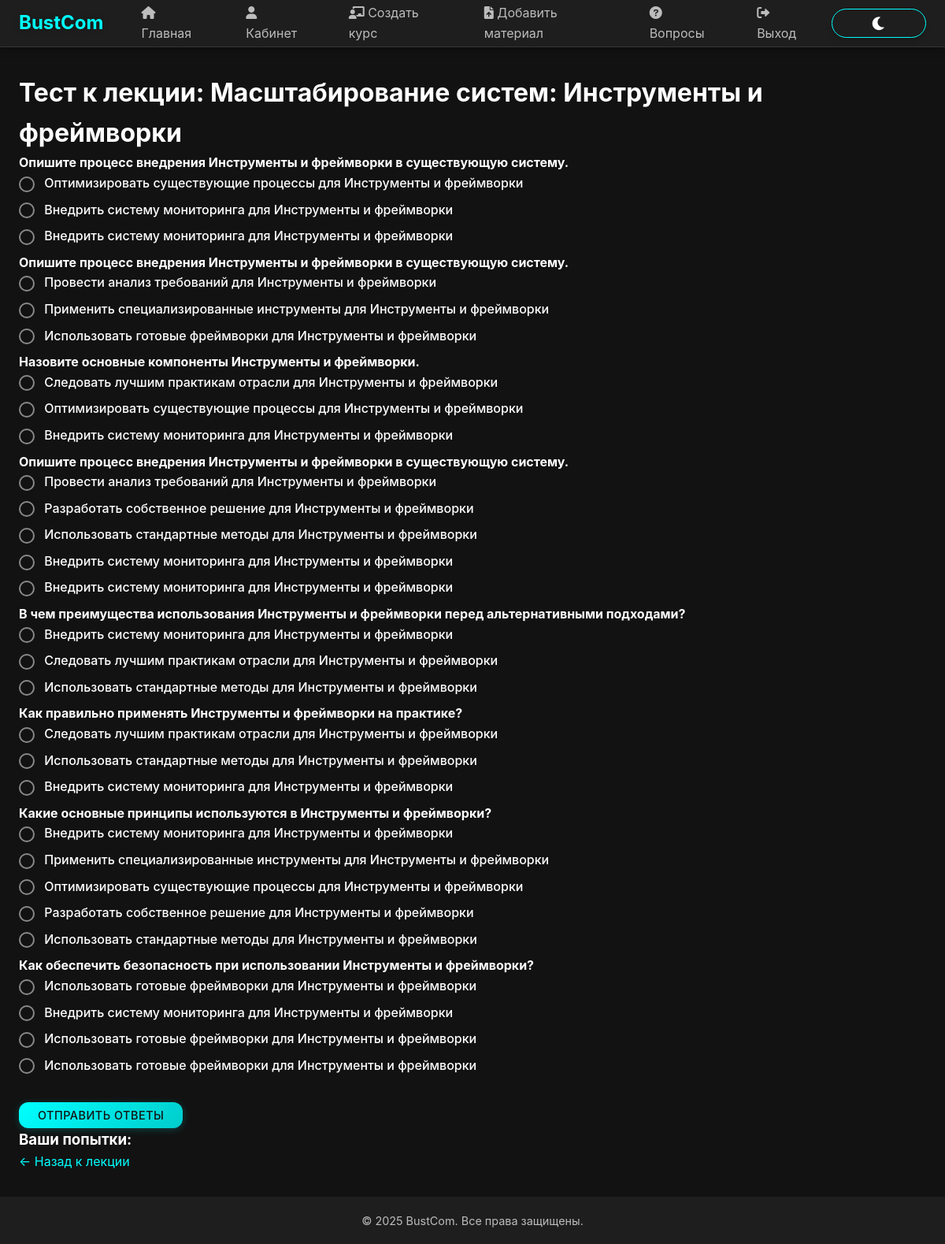
The page /lecture/19/test/20/ (signed in) on the database its author committed.
### bustComProj/models.py (models this page shows, shortened)
class Lecture(models.Model):
    course = models.ForeignKey(Course, on_delete=models.CASCADE)
    title = models.CharField(max_length=100)
    order_num = models.IntegerField()
    class Meta:
        verbose_name = 'Лекция'
        verbose_name_plural = 'Лекции'

class Question(models.Model):
    test = models.ForeignKey(Test, on_delete=models.CASCADE)
    question_text = models.TextField()
    question_type_choices = [('один', 'Один ответ'), ('несколько', 'Несколько ответов'), ('ввод', 'Ввод текста')]
    question_type = models.CharField(max_length=10, choices=question_type_choices)
    class Meta:
        verbose_name = 'Вопрос'
        verbose_name_plural = 'Вопросы'

class Answer(models.Model):
    question = models.ForeignKey(Question, on_delete=models.CASCADE)
    answer_text = models.TextField()
    is_correct = models.BooleanField()
    class Meta:
        verbose_name = 'Ответ'
        verbose_name_plural = 'Ответы'

### bustComProj/views.py (the view, shortened to what this page needs)
# urls.py: path('lecture/<int:lecture_id>/test/<int:test_id>/', lecture_test, name='lecture_test'),
@login_required
def lecture_test(request, lecture_id, test_id):
    lecture = get_object_or_404(Lecture, id=lecture_id)
    test = get_object_or_404(Test, id=test_id, lecture=lecture)
    questions = Question.objects.filter(test=test).prefetch_related('answer_set')
    attempts = TestAttempt.objects.filter(user=request.user, test=test).order_by('-attempt_date')
    return render(request, 'bustComProj/lecture_test.html', {
        'lecture': lecture, 'test': test, 'questions': questions, 'attempts': attempts
    })

### bustComProj/templates/bustComProj/lecture_test.html (shortened to what this page needs)
{% extends 'bustComProj/base.html' %}
{% block content %}
    <h1>Тест к лекции: {{ lecture.title }}</h1>
    {% if questions %}
        <form method="post">
            {% for question in questions %}
                <p><strong>{{ question.question_text }}</strong></p>
                {% for answer in question.answer_set.all %}
                    <label>
                        <input type="radio" name="question_{{ question.id }}" value="{{ answer.id }}">
                        {{ answer.answer_text }}
                    </label><br>
                {% endfor %}
            {% endfor %}
            <br>
            <button type="submit">Отправить ответы</button>
        </form>
    {% else %}
        <p>Тест еще не добавлен.</p>
        {% if user.profile.role == "teacher" or user.profile.role == "admin" %}
            <a href="{% url 'add_test' lecture.id %}" class="btn">Добавить тест</a>
        {% endif %}
    {% endif %}
    <h3>Ваши попытки:</h3>
    <a href="{% url 'lecture_detail' lecture.id %}">← Назад к лекции</a>
{% endblock %}

### bustComProj/static/css/enhanced.css (style rules this page uses)
.btn, button, input[type="submit"], input[type="button"], .btn-primary, .btn-secondary, .btn-success, .btn-danger, .btn-info, .btn-warning, .btn-outline-primary, .btn-outline-secondary, .btn-outline-success, .btn-outline-danger, .btn-outline-info, .btn-outline-warning, a.btn, a.btn-action, a.btn-outline { display: inline-flex; align-items: center; justify-content: center; gap: 8px; padding: 12px 24px; border-radius: 8px; font-size: 1rem; font-weight: 600; text-decoration: none; cursor: pointer; transition: all 0.3s ease; box-shadow: 0 4px 6px rgba(0, 0, 0, 0.15); border: none; text-align: center; margin: 5px; min-width: 120px; position: relative; overflow: hidden; }
label { display: inline-block; margin-bottom: 8px; font-weight: 500; }
:root { --primary-color: #ff00ff; --secondary-color: #00ffcc; --accent-color: #ff3366; --background-dark: #1a1a1a; --background-light: #2a2a2a; --text-primary: #ffffff; --text-secondary: #e0e0e0; --success-color: #00ff88; --danger-color: #ff3366; --warning-color: #ffcc00; --border-radius: 15px; --transition-speed: 0.3s; }

### bustComProj/static/css/theme.css (style rules this page uses)
:root[data-theme="dark"] { --primary-color: #00ffff; --primary-dark: #00cccc; --primary-light: #80ffff; --secondary-color: #ff00ff; --secondary-dark: #cc00cc; --secondary-light: #ff80ff; --background-dark: #121212; --background-light: #1e1e1e; --background-lighter: #2d2d2d; --text-primary: #ffffff; --text-secondary: rgba(255, 255, 255, 0.7); --text-tertiary: rgba(255, 255, 255, 0.5); }

### rows shown on the page
Lecture: title "Масштабирование систем: Инструменты и фреймворки"
Question: question_text "Опишите процесс внедрения Инструменты и фреймворки в существующую систему."
Answer: answer_text "Оптимизировать существующие процессы для Инструменты и фреймворки"
Answer: answer_text "Внедрить систему мониторинга для Инструменты и фреймворки"
Answer: answer_text "Внедрить систему мониторинга для Инструменты и фреймворки"
Question: question_text "Опишите процесс внедрения Инструменты и фреймворки в существующую систему."
Answer: answer_text "Провести анализ требований для Инструменты и фреймворки"
Answer: answer_text "Применить специализированные инструменты для Инструменты и фреймворки"
Answer: answer_text "Использовать готовые фреймворки для Инструменты и фреймворки"
Question: question_text "Назовите основные компоненты Инструменты и фреймворки."
Answer: answer_text "Следовать лучшим практикам отрасли для Инструменты и фреймворки"
Answer: answer_text "Оптимизировать существующие процессы для Инструменты и фреймворки"
Answer: answer_text "Внедрить систему мониторинга для Инструменты и фреймворки"
Question: question_text "Опишите процесс внедрения Инструменты и фреймворки в существующую систему."
Answer: answer_text "Провести анализ требований для Инструменты и фреймворки"
Answer: answer_text "Разработать собственное решение для Инструменты и фреймворки"
Answer: answer_text "Использовать стандартные методы для Инструменты и фреймворки"
Answer: answer_text "Внедрить систему мониторинга для Инструменты и фреймворки"
Answer: answer_text "Внедрить систему мониторинга для Инструменты и фреймворки"
Question: question_text "В чем преимущества использования Инструменты и фреймворки перед альтернативными подходами?"
Answer: answer_text "Внедрить систему мониторинга для Инструменты и фреймворки"
Answer: answer_text "Следовать лучшим практикам отрасли для Инструменты и фреймворки"
Answer: answer_text "Использовать стандартные методы для Инструменты и фреймворки"
Question: question_text "Как правильно применять Инструменты и фреймворки на практике?"
Answer: answer_text "Следовать лучшим практикам отрасли для Инструменты и фреймворки"
Answer: answer_text "Использовать стандартные методы для Инструменты и фреймворки"
Answer: answer_text "Внедрить систему мониторинга для Инструменты и фреймворки"
Question: question_text "Какие основные принципы используются в Инструменты и фреймворки?"
Answer: answer_text "Внедрить систему мониторинга для Инструменты и фреймворки"
Answer: answer_text "Применить специализированные инструменты для Инструменты и фреймворки"
Answer: answer_text "Оптимизировать существующие процессы для Инструменты и фреймворки"
Answer: answer_text "Разработать собственное решение для Инструменты и фреймворки"
Answer: answer_text "Использовать стандартные методы для Инструменты и фреймворки"
Question: question_text "Как обеспечить безопасность при использовании Инструменты и фреймворки?"
Answer: answer_text "Использовать готовые фреймворки для Инструменты и фреймворки"
Answer: answer_text "Внедрить систему мониторинга для Инструменты и фреймворки"
Answer: answer_text "Использовать готовые фреймворки для Инструменты и фреймворки"
Answer: answer_text "Использовать готовые фреймворки для Инструменты и фреймворки"
